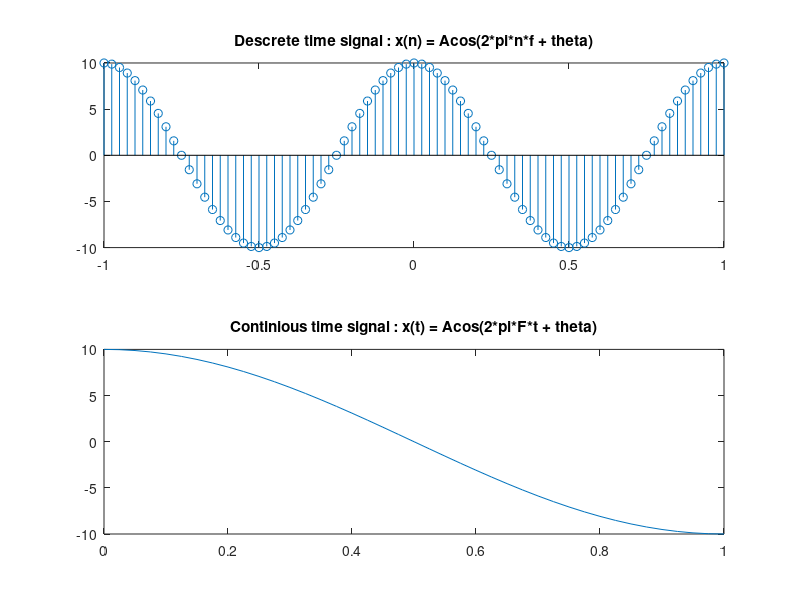

Here is the MATLAB script that generated this plot:
clear


ampl = 10;
sampling_freq = 40;
Time = 1;
theta = 0;

% descrete 

freq = 1;
sample_number = -1:1/sampling_freq:Time;

y = ampl * cos(2*pi*sample_number*freq + theta);


% continious 

T = 2;
Freq = 1/T;
time = 0:1/sampling_freq:Time;
y2 = ampl * cos(2*pi*time*Freq + theta);

subplot(2,1,1);
stem(sample_number,y);
title('Descrete time signal : x(n) = Acos(2*pi*n*f + theta)');

subplot(2,1,2);
plot(time,y2);
title('Continious time signal : x(t) = Acos(2*pi*F*t + theta)');


